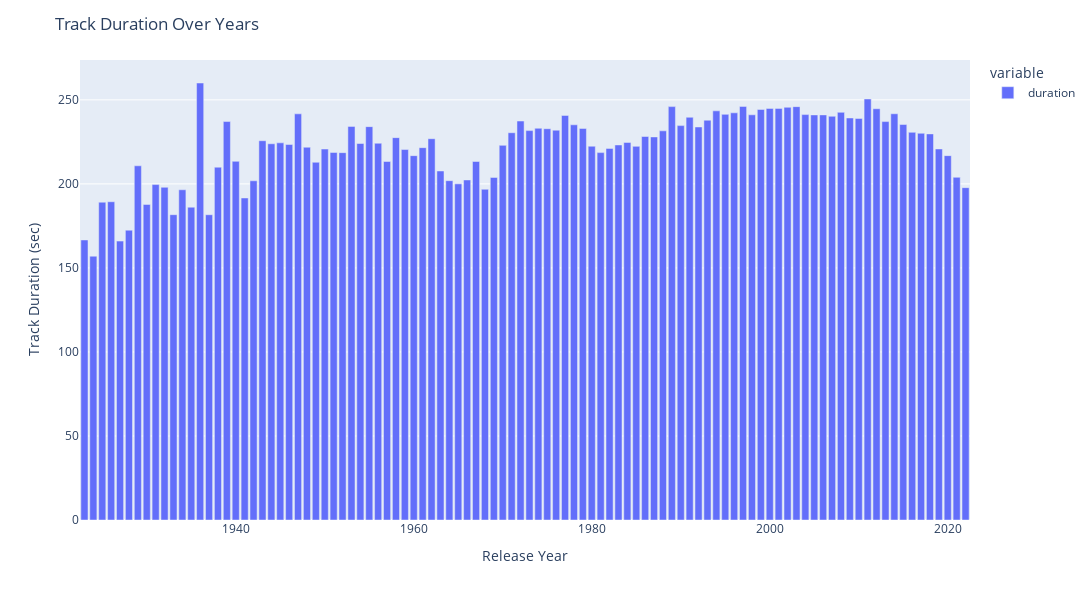

Notebook source saved alongside this figure:
### Markdown cell above
Number of songs have been gradually increasing over the years except for the period of 2000s where it fell for 2 decades then started to increase again. This could be strictly related with the production numbers in those years.

### Code cell
#Average Duration over the years in seconds
fig = px.bar(df_tracks["duration"].groupby(pd.Grouper(freq="Y")).mean(),labels={
                     "release_date": "Release Year",
                     "value": "Track Duration (sec)"})
fig.update_layout(height=600, width=1200, title_text="Track Duration Over Years")

fig.show()
